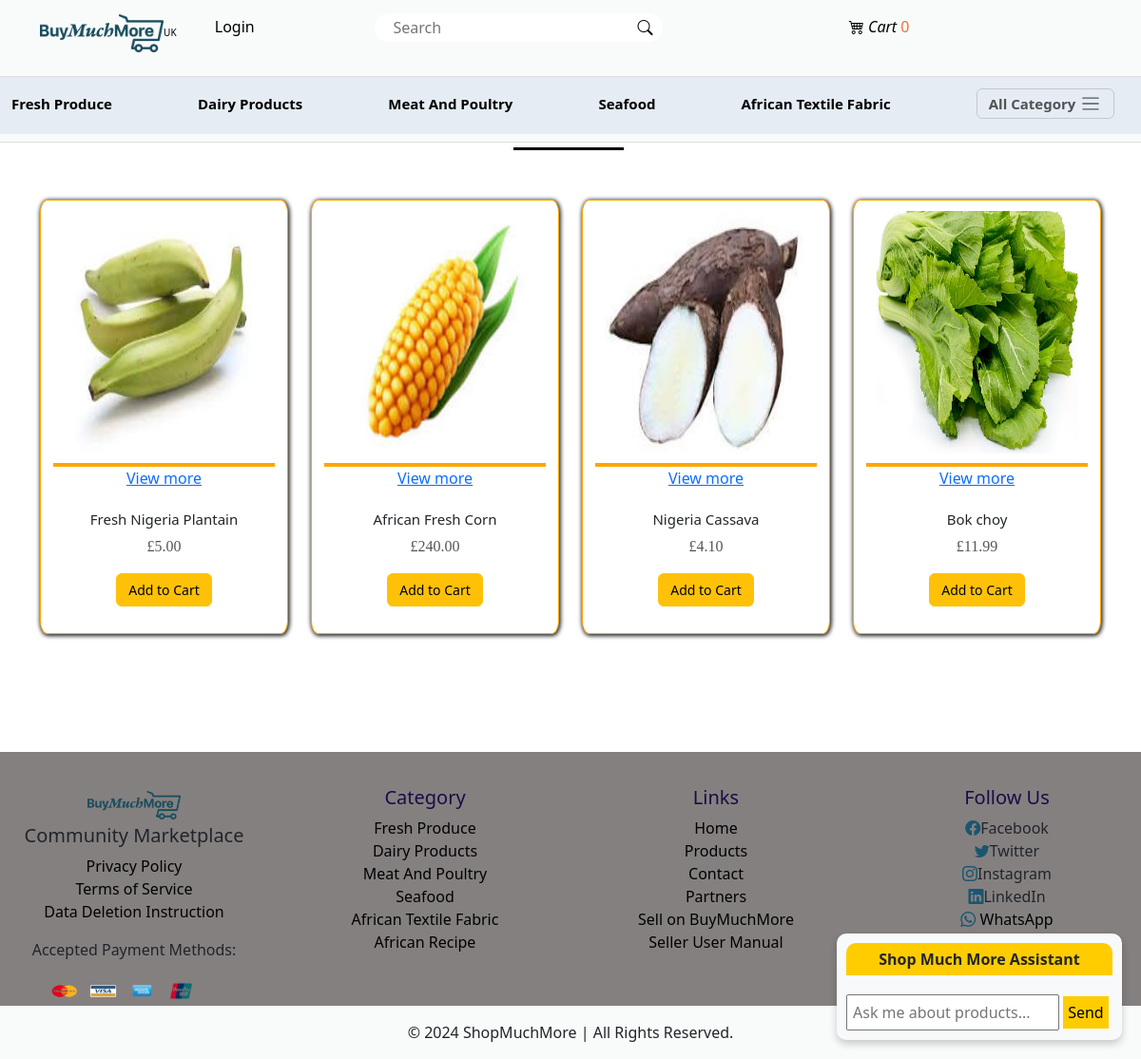
The page /category/32/fresh-produce on the database as committed earlier.
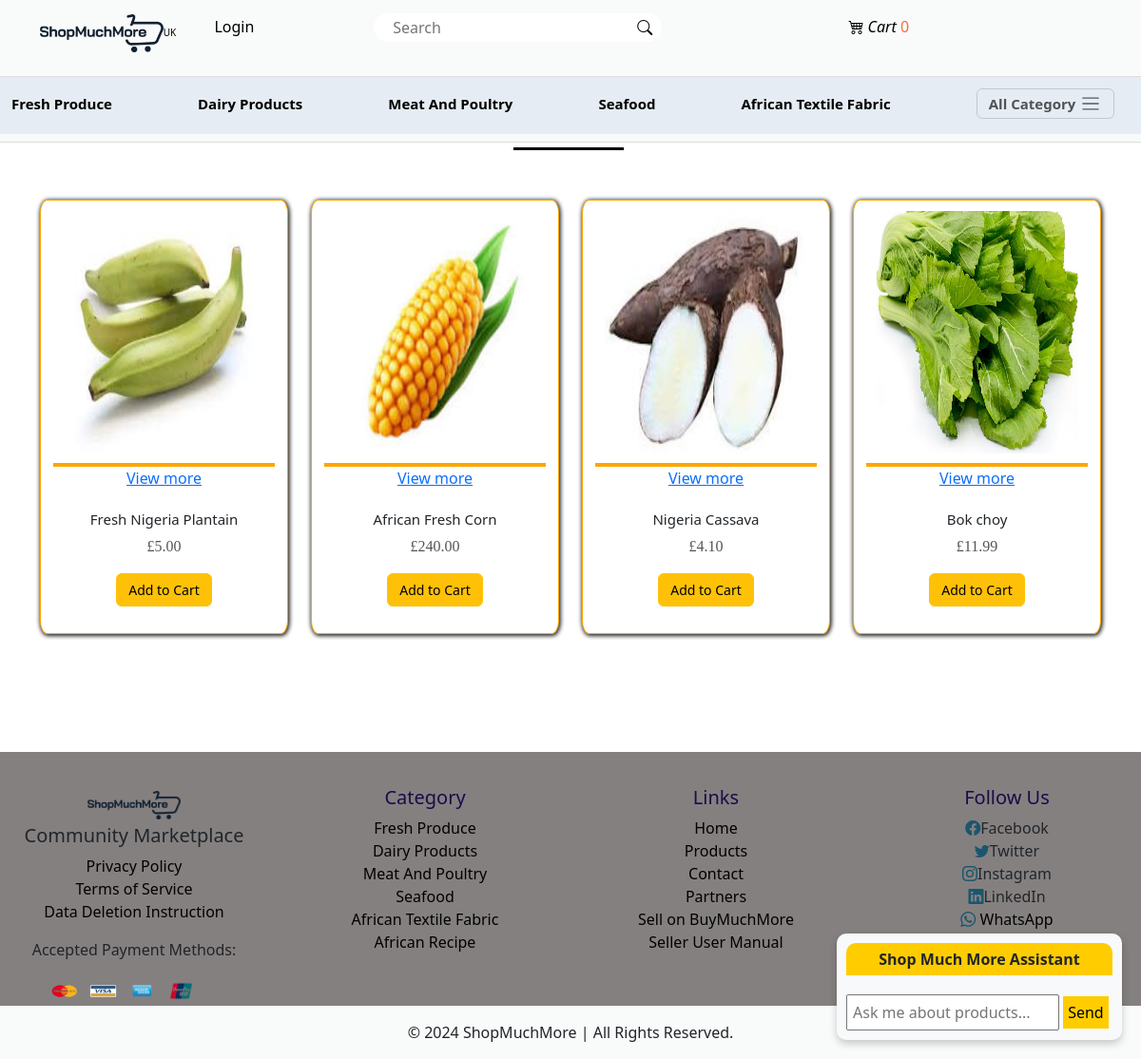
The same page on the database as committed later.
### main/models.py (models this page shows, shortened)
class AppInfo(models.Model):
    appname = models.CharField(max_length=50)
    logo = models.ImageField(upload_to='logo')
    carousel1 = models.ImageField(upload_to='carousel')
    carousel2 = models.ImageField(upload_to='carousel')
    carousel3 = models.ImageField(upload_to='carousel')
    banner = models.ImageField(upload_to='banner')
    copyright = models.IntegerField()

### main/views.py (the view)
# urls.py: path('category/<str:id>/<slug:slug>', views.category, name='category'),
def category(request, id, slug):
    merchant_brand = Category.objects.get(pk=id)
    merchant_item = Product.objects.filter(type_id = id)
    context = {
        'merchant_brand':merchant_brand,
        'merchant_item':merchant_item,
    }
    return render(request, 'category.html', context)

### main/context_processor.py (called while the page is built)
def slick(request):
    info = AppInfo.objects.get(pk=1)
    categ = Category.objects.all()
    categs = FeatureItem.objects.all()
    context = {
        'info':info,
        'categ':categ,
        'categs':categs,
    }
    return context

def cart_total_quantity(request):
    if request.user.is_authenticated:
        total_quantity = Cart.objects.filter(user=request.user, paid=False).aggregate(total_quantity=Sum('quantity'))['total_quantity'] or 0
    else:
        total_quantity = 0
    return {'total_quantity': total_quantity}

### main/templates/category.html (shortened to what this page needs)
{% extends 'base.html' %}
{% block header %} {% include 'header.html' %} {% endblock header %}
{% block content %}
<div class="container product">
  <h1 class="text-center text-warning titlebar ">{{merchant_brand.brand|title}}</h1>
  <div class="row mt-3 mb-3">
    {% for merchant in merchant_item %}
    <div class="col-12 col-md-6 col-lg-3 pt-1 mt-4">
      <div class="card text-center">
        <a href="{% url 'detail' merchant.id merchant.slug %}"><img src="{{merchant.carimg.url}}" class="card-img-top" alt="..."><p>View more</p></a>
        <div class="card-body">
          <h5 class="card-title">{{merchant.model}}</h5>
          <p class="card-text">£{{merchant.price|floatformat:2}}</p>
          <form action="{% url 'add_to_cart' %}" method="POST">
            <button type="submit" class="btn btn-warning">Add to Cart</button>
          </form>
        </div>
      </div>
    </div>
    {% endfor %}
  </div>
</div>
{% endblock content %}
{% block footer %} {% include 'footer.html' %} {% endblock footer %}

### main/templates/header.html (shortened to what this page needs)
{% load static %}
<body>
<nav class="navbar navbar-expand-lg">
    <div class="container">
      <a class="navbar-brand uk" href="{% url 'home' %}"><img src="{{info.logo.url}}" style="height: 40px;">UK</a>
      <div class="collapse navbar-collapse" id="navbarSupportedContent">
        <ul class="navbar-nav me-auto mb-2 mb-lg-0">
          {% if user.is_authenticated %}
          {% if user.merchant %}
          <li class="nav-item">
            <a class="nav-link text-nowrap kyc" href="{% url 'kyc_upload' %}">KYC Verify</a>
          </li>
          <li class="nav-item">
            <a class="nav-link text-nowrap dashboard" href="{% url 'staff_product_list' %}">Dashboard</a>
          </li>
          <li class="nav-item">
            <a class="nav-link text-nowrap create" href="{% url 'create_product' %}">Create Product</a>
          </li>
          {% endif %}
          <li class="nav-item dropdown">
            <a class="nav-link dropdown-toggle" href="#" role="button" data-bs-toggle="dropdown" aria-expanded="false">
              {% if user.customer %}
              <img src="{{user.customer.pix.url}}" style="height: 25px;">
              {% endif %}
              {% if request.user %}
              <span>{{user.username}}!</span>
              {% endif %}
            </a>
            <ul class="dropdown-menu">
              <li><a class="dropdown-item" href="{% url 'profile' %}">Profile</a></li>
              <li><a class="dropdown-item" href="{% url 'signout' %}">Logout</a></li>
            </ul>
          </li>
          {% else %}
          <li class="nav-item">
            <a class="nav-link" href="{% url 'signin' %}"> Login </a>
          </li>
          {% endif %}
          <form action="{% url 'search' %}" method="POST">
            <div class="search-container" style="position: relative; width: 100%;">
                <input type="text" placeholder="Search" name="search" style="width: 100%; padding-right: 40px;">
                <button type="submit" class="bi bi-search" style="position: absolute; right: 0; top: 0; height: 100%; border: none; background: none; padding: 0 10px; cursor: pointer;">
                </button>
            </div>
        </form>
                  <div>
                    <li class="nav-item carticon">
                        <a class="nav-link text-nowrap " href="{% url 'cart' %}">
                            <i class="bi bi-cart4 cartcount"> Cart</i>
                            <span class="cart-count">
                                {% if total_quantity %}
                                    {{ total_quantity }}
                                {% else %}
                                    0
                                {% endif %}
                            </span>
                        </a>
                    </li>
                </div>
            </div>
          </div>
        </nav>
        <nav class="navbar bg-body-tertiary categonav">
          <div class="container-fluid bar">
            {% for item in categ|slice:":5" %}
            <a class="navbar-brand" href="{% url 'category' item.id item.slug %}">{{item.brand|title}}</a>
            {% endfor %}
            <button class="navbar-toggler" type="button" data-bs-toggle="offcanvas" data-bs-target="#offcanvasNavbar" aria-controls="offcanvasNavbar" aria-label="Toggle navigation">
              <span class="allcateg">All Category</span> <span class="navbar-toggler-icon actaeg"></span>
            </button>
        </nav>
</body>

### main/templates/footer.html (shortened to what this page needs)
{% load static %}
<div class="footer mt-5">
    <div class="footer2-container">
      <div class="row">
        <div class="col-12 col-sm-6 col-md-6 col-lg-3 text-center">
          <div>
            <img src="{{info.logo.url}}" alt="Company Logo">
            <h5>Community Marketplace</h5>
            <ul class="list-unstyled">
              <li><a href="{% url 'privacy_policy' %}">Privacy Policy</a></li>
              <li><a href="{% url 'terms_service' %}">Terms of Service</a></li>
              <li><a href="{% url 'deletion_instruction' %}">Data Deletion Instruction</a></li>
            </ul>
            <div>
              <p>Accepted Payment Methods:</p>
              <div class="payment-logos">
                  <img src="{% static 'images/mastercard.png' %}" alt="Mastercard" class="payment-logo">
                  <img src="{% static 'images/visa.png' %}" alt="Visa" class="payment-logo">
                  <img src="{% static 'images/american_express.png' %}" alt="American Express" class="payment-logo">
                  <img src="{% static 'images/unionpay.png' %}" alt="UnionPay" class="payment-logo">
              </div>
            </div>
          </div>
        </div>
        <div class="col-12 col-sm-6 col-md-6 col-lg-3 text-center">
          <h2>Category</h2>
          <ul class="list-unstyled">
              {% for item in categ %}
              <li><a class="dropdown-item" href="{% url 'category' item.id item.slug %}">{{ item.brand|title }}</a></li>
              {% endfor %}
          </ul>
        </div>
        <div class="col-12 col-sm-6 col-md-6 col-lg-3 text-center">
          <h2>Links</h2>
          <ul class="list-unstyled">
            <li><a href="{% url 'home' %}">Home</a></li>
            <li><a href="{% url 'products' %}">Products</a></li>
            <li><a href="{% url 'contact' %}">Contact</a></li>
            <li><a href="{% url 'partnerregistration' %}">Partners</a></li>
            <li class="nav-item"><a class="nav-link text-nowrap" href="{% url 'merchregistration' %}">Sell on BuyMuchMore</a></li>
            <li><a href="{% url 'user_manual' %}">Seller User Manual</a></li>
          </ul>
        </div>
        <div class="col-12 col-sm-6 col-md-6 col-lg-3 text-center">
          <h2>Follow Us</h2>
          <ul class="list-unstyled">
            <li><i class="bi bi-facebook"></i>Facebook</li>
            <li><i class="bi bi-twitter"></i>Twitter</li>
            <li><i class="bi bi-instagram"></i>Instagram</li>
            <li><i class="bi bi-linkedin"></i>LinkedIn</li>
            <a href="https://wa.me/+2348034091166" target="_blank" >
              <i class="bi bi-whatsapp"></i> WhatsApp
          </a>
          </ul>
        </div>
      </div>
    </div>
    <div class="container-fluid">
      <div class="row text-center footer2">
        <div class="col-12">
          <p class="pt-3">&copy; <span>{{info.copyright}}</span> ShopMuchMore | All Rights Reserved.</p>
        </div>
      </div>
    </div>
</div>

Rows that differ between the two databases and show on the page:
changed AppInfo: logo: a different picture
